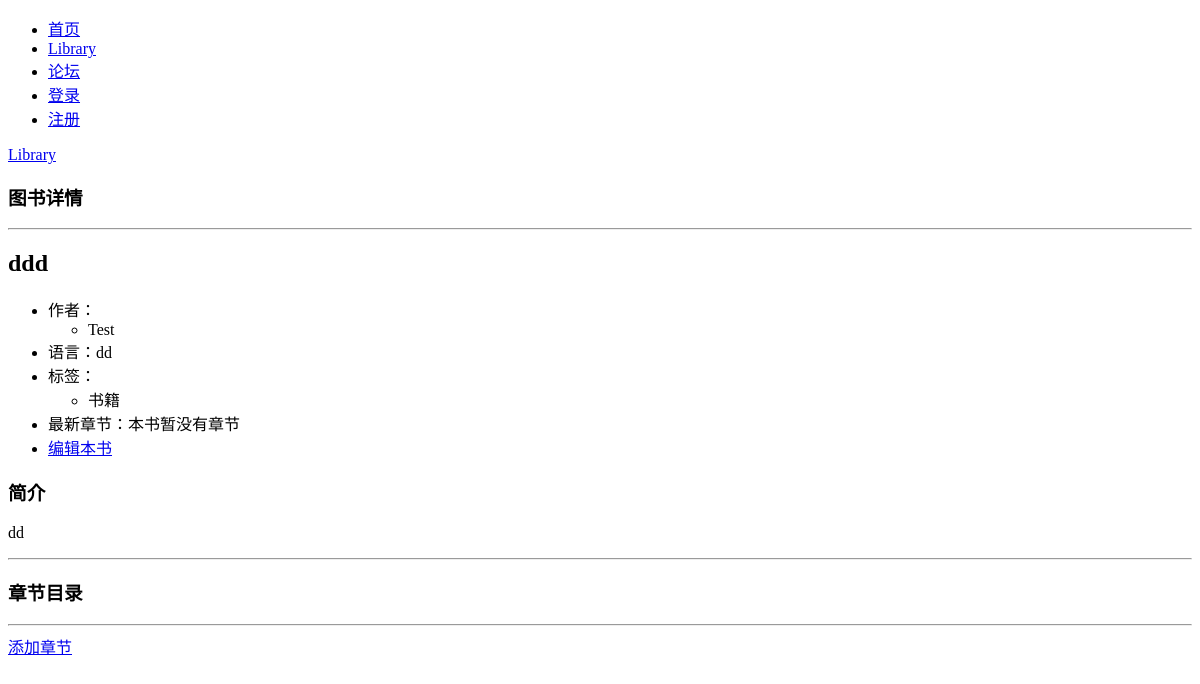
Before: /library/book/2/ with the older database file.
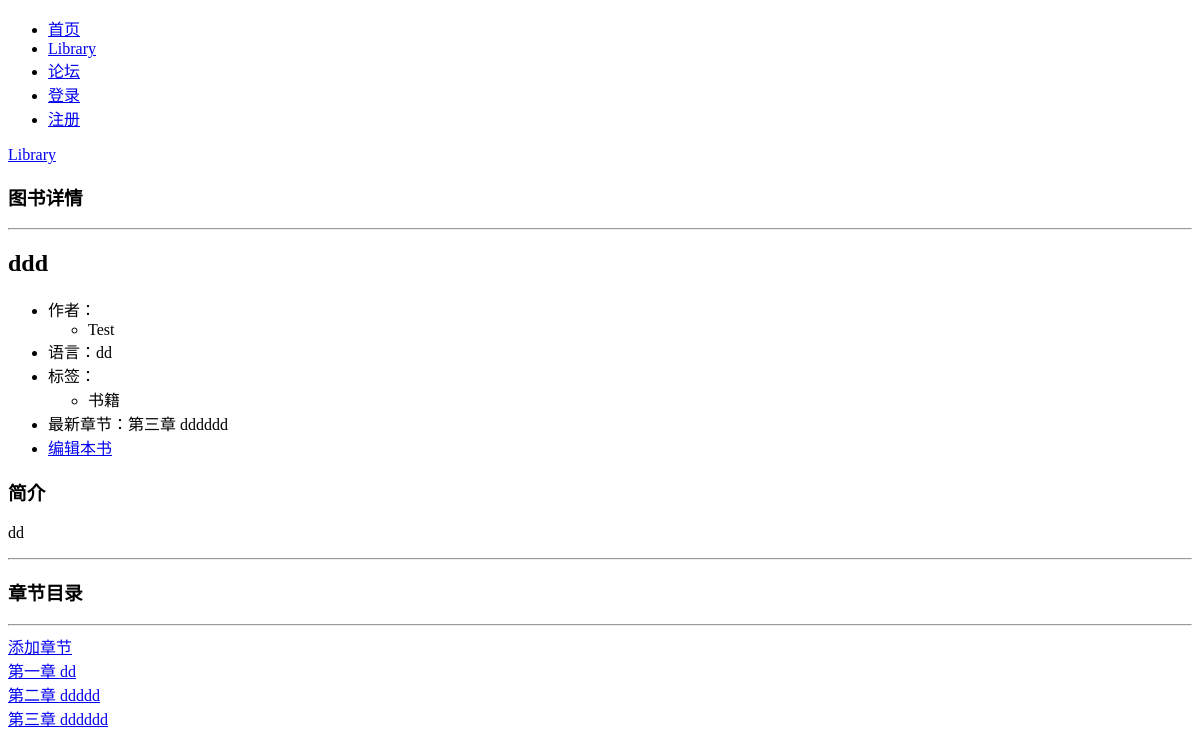
After: the same page with the newer database file.
### tags/models.py (models this page shows, shortened)
class Tag(models.Model):
    tid = models.CharField(max_length=90, verbose_name='标签识别名') # 英文识别名，唯一，用于网站路径
    title = models.CharField(max_length=40, verbose_name='标签名称')
    text = models.TextField(verbose_name="标签简介")

### books/models.py (models this page shows)
class Chapter(models.Model):
    b_id = models.ForeignKey('Book', verbose_name='书籍ID',on_delete=models.CASCADE)
    number = models.IntegerField(verbose_name='章节号')
    title = models.CharField(max_length=50,verbose_name='章节名')
    content = models.TextField(verbose_name='内容')
    def __str__(self):
        return self.title

### books/views.py (the view)
# urls.py: path('book/<int:book_id>/', views.book_detail, name='book_detail'),
def book_detail(request, book_id):
    book = get_object_or_404(Book, id=book_id)
    chapters = book.chapter_set.order_by('number')
    authors = book.author.all().order_by('username')
    tags = book.tags.all().order_by('title')
    series = None
    if book.series != None:
        series = book.series
    if(len(chapters)==0):
        la_chapter = 0
    else:
        la_chapter = chapters[len(chapters)-1]
    context = {'book':book, 'authors':authors, 'series':series, 'chapters':chapters, 'tags':tags, 'la_chapter':la_chapter,}
    return render(request, 'books/book.html', context)

### templates/books/book.html (shortened to what this page needs)
{% extends "books/base.html" %}
{% block main %}
<a href="{% url 'books:index' %}">Library</a>
<h3>图书详情</h3>
<hr />
<div>
    <h2>{{ book.title }}</h2>
    <ul>
        <li>作者：
            <ul>
                {% for author in authors %}
                <li>{{author}}</li>
                {% endfor %}
            </ul>
        </li>
        <li>语言：{{book.language}}</li>
        <li>标签：
            <ul>
                {% for tag in tags %}
                <li>{{tag.title}}</li>
                {% endfor %}
            </ul>
        </li>
        {% if la_chapter == 0 %}
        <li>最新章节：本书暂没有章节</li>
        {% else %}
        <li>最新章节：{{la_chapter}}</li>
        {% endif %}
        <li><a href="{% url 'books:edit_book' book.id %}">编辑本书</a></li>
    </ul>
    <h3>简介</h3>
    <P>{{book.intro}}</P>
</div>
<hr />
<h3>章节目录</h3>
<hr />
<a href="{% url 'books:add_chapter' book.id%}">添加章节</a>
<div>
    {% for chapter in chapters %}
    <div>
        <a href="{% url 'books:chapter' book.id chapter.id%}">{{chapter.title}}</a>
    </div>
    {% endfor %}
</div>
{% endblock %}

Changed rows visible on the page:
added Chapter: title "第三章 dddddd"
added Chapter: title "第一章 dd"
added Chapter: title "第二章 ddddd"
Other visible differences:
text no longer shown: "最新章节：本书暂没有章节"
text now shown: "最新章节："
